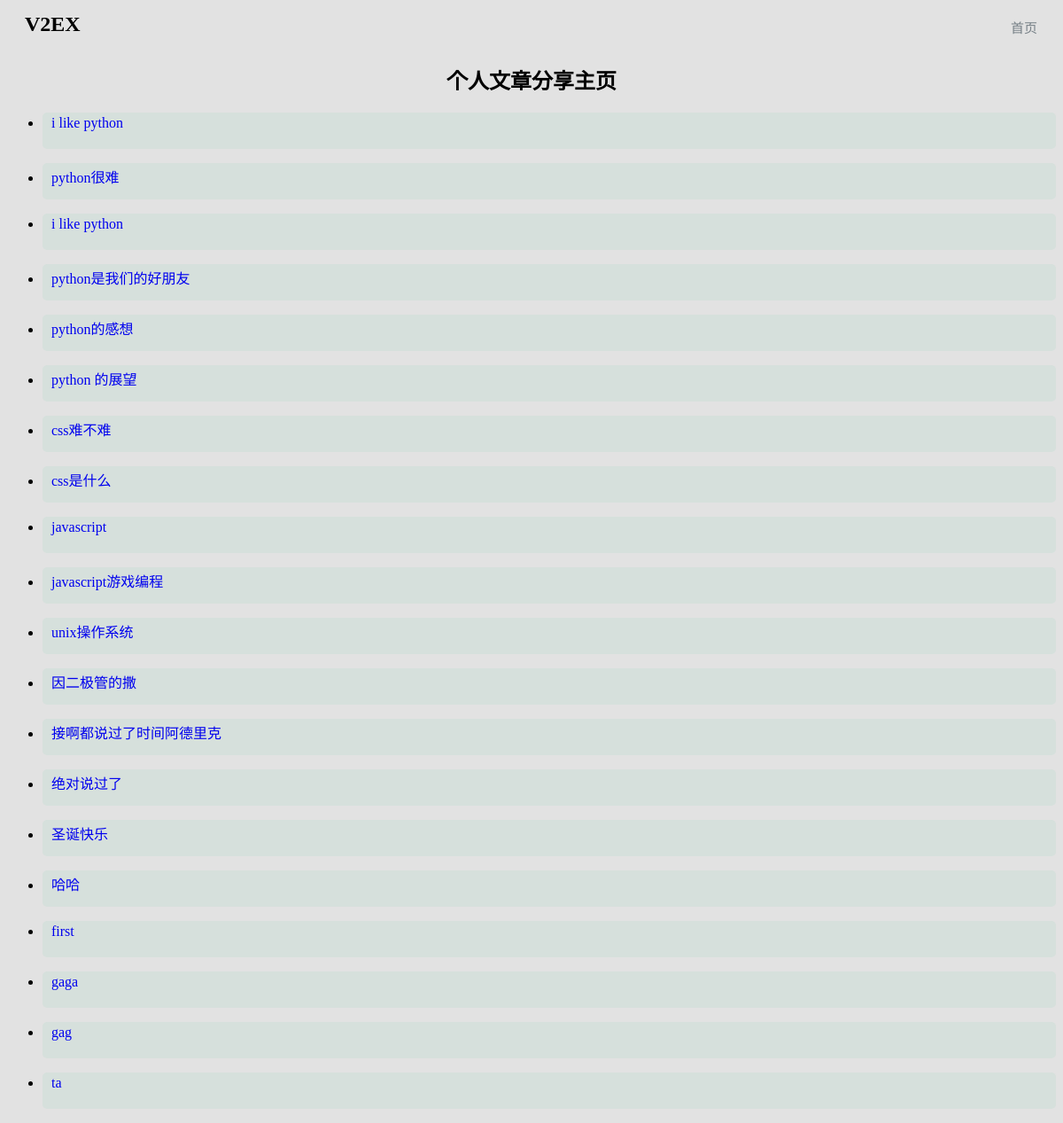
Screenshot of /user/topics (signed in) with the database file from the repository.
### models/topic.py (models this page shows, shortened)
class Topic(db.Model, ModelMixin):
    __tablename__ = 'topics'
    id = db.Column(db.Integer, primary_key=True)
    title = db.Column(db.String())
    content = db.Column(db.String())
    created_time = db.Column(db.String())
    user_id = db.Column(db.Integer, db.ForeignKey('users.id'))
    node_id = db.Column(db.Integer, db.ForeignKey('nodes.id'))
    comments = db.relationship('Comment', backref='topic')

### routes/user.py (the view)
@main.route('/topics')
def topics():
    u = current_user()
    topics = u.topics
    return render_template('user_topics.html', topics=topics)

### routes/user.py (called while the page is built)
def current_user():
    uid = session.get('user_id')
    if uid is not None:
        u = User.query.get(uid)
        return u

### templates/user_topics.html (shortened to what this page needs)
<!DOCTYPE html>
<html>
<head lang="en">
    <link rel="stylesheet" href="/static/css/user_login.css">
</head>
<body>
<div class="head">
    <div class="left title">V2EX</div>
    <div class="right">
        <span><a href="{{ url_for('v2ex.v2ex') }}">首页</a> </span>
    </div>
</div>
<center><h2>个人文章分享主页</h2></center>
{% for t in topics %}
<ul>
    <li class="personal_topic"><a href="{{ url_for('topic.show', id=t.id) }}" class="id-topic">{{ t.title }}</a></li>
</ul>
{% endfor %}
</body>
</html>

### static/css/user_login.css (style rules this page uses)
html { background-color: #e2e2e2; }
.head .title { font-size: 24px; font-weight: bold; }
.head a { color: #778087; text-decoration: none; word-break: break-all; }
.head > .right > span { color: #556; font-size: 15px; font-weight: 500; margin: 6px 1px 0 10px; display: inline-block; }
.head { height: 38px; padding: 6px 20px 0px 20px; }
.left { float: left; }
.right { float: right; }

### templates/user_topics.html (style rules this page uses)
.personal_topic { height: 35px; background-color: rgba(205, 222, 215, 0.55); margin: 5px 0; padding: 3px 0; border-radius: 5px; }
.id-topic { font-size: medium; text-decoration: none; margin: 10px; padding: 0.5em 0; text-align: center; }

### rows the page displays
Topic: title "i like python"
Topic: title "python很难"
Topic: title "i like python"
Topic: title "python是我们的好朋友"
Topic: title "python的感想"
Topic: title "python 的展望"
Topic: title "css难不难"
Topic: title "css是什么"
Topic: title "javascript"
Topic: title "javascript游戏编程"
Topic: title "unix操作系统"
Topic: title "因二极管的撒"
Topic: title "接啊都说过了时间阿德里克"
Topic: title "绝对说过了"
Topic: title "圣诞快乐"
Topic: title "哈哈"
Topic: title "first"
Topic: title "gaga"
Topic: title "gag"
Topic: title "ta"
